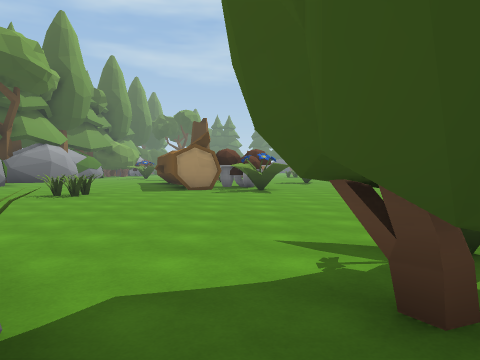
[1] (above)

24 first-person views from a walk through a Unity game level. The camera is 1.5 m above the floor, tilts 2° down and sees 70° across. The floor is counted in squares, 2 m on a side. Each view is taken from the middle of a square. On the plan, view 1 faces up. The plan holds only what a view shows up to about 11 squares ahead; the rest is blank. The place goes on beyond the plan. Some animated figures are left out.

[2]
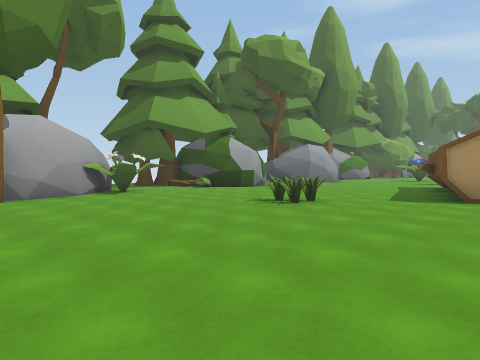

[3]
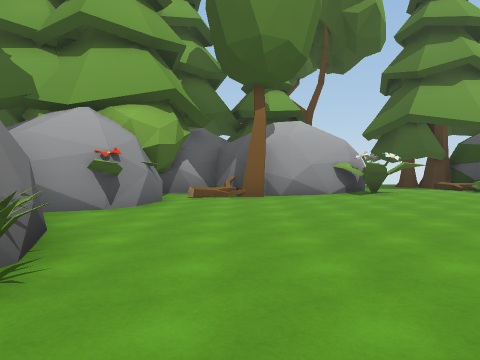

[4]
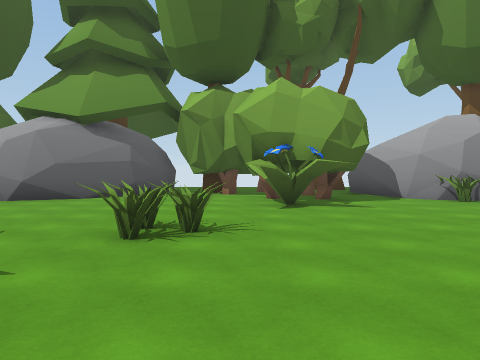

[5]
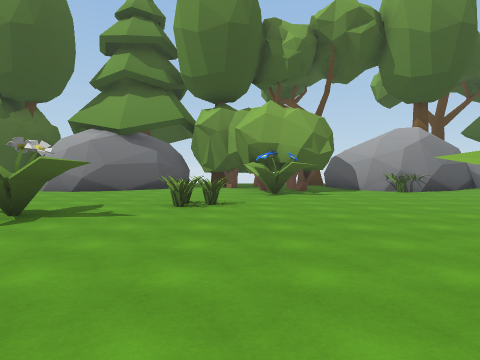

[6]
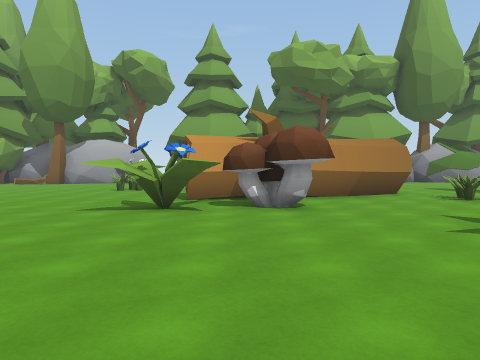

[7]
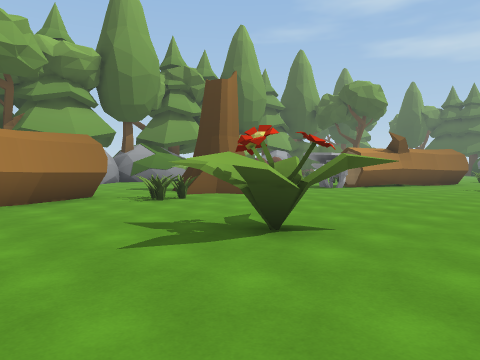

[8]
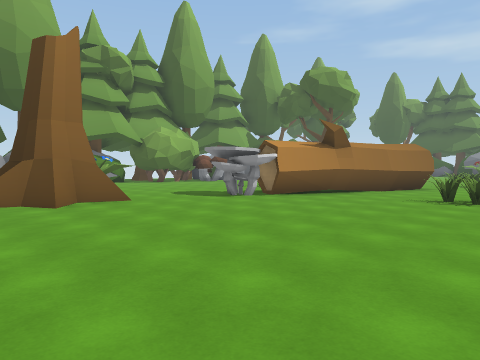

[9]
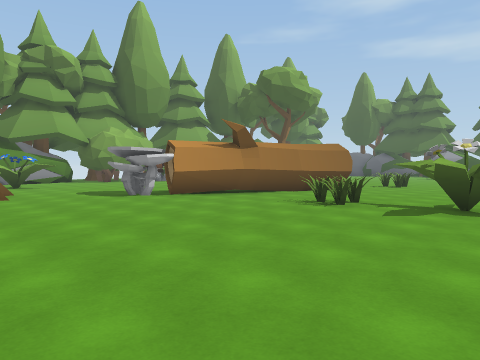

[10]
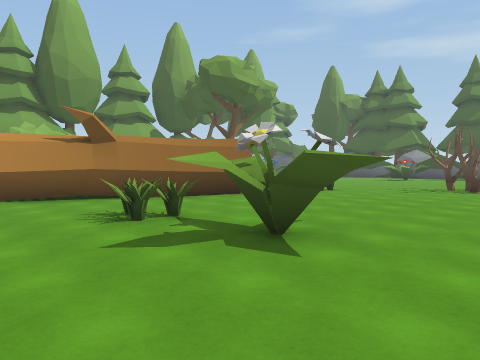

[11]
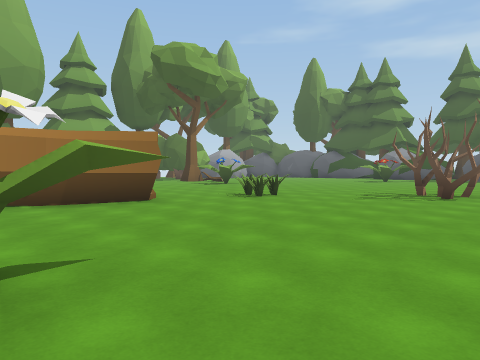

[12]
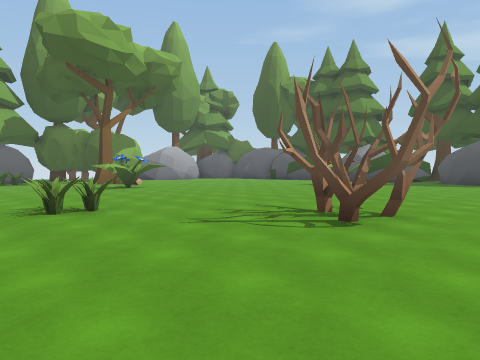

[13]
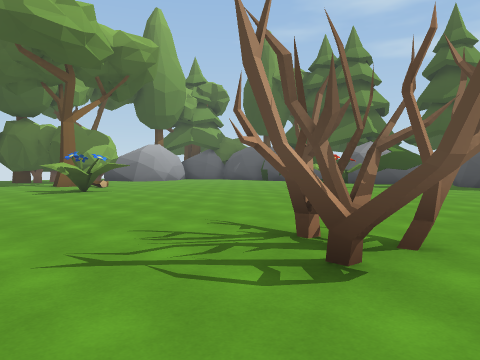

[14]
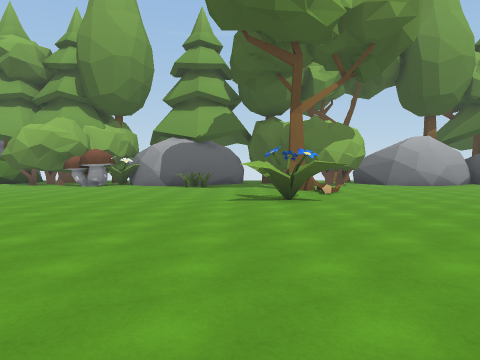

[15]
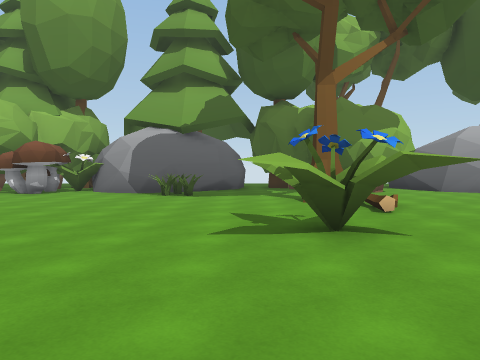

[16]
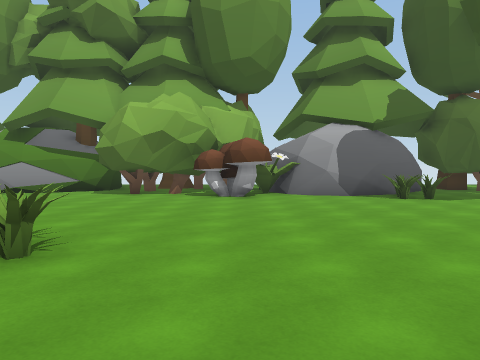

[17]
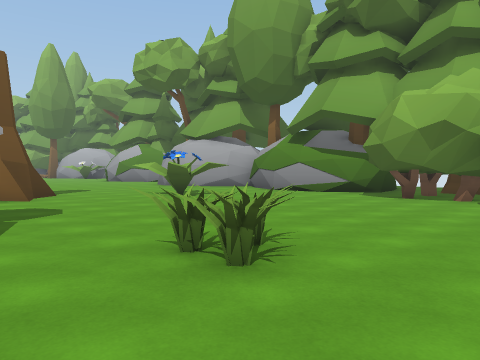

[18]
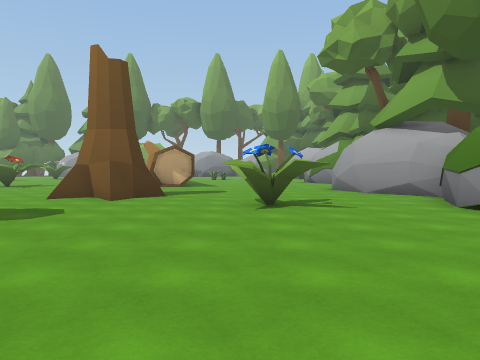

[19]
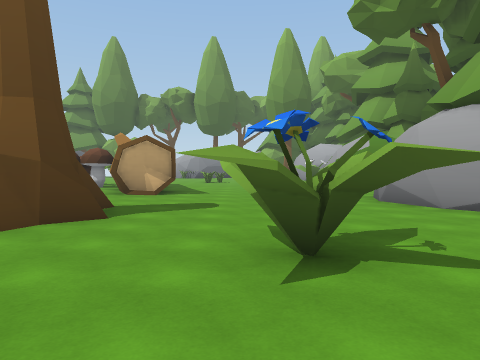

[20]
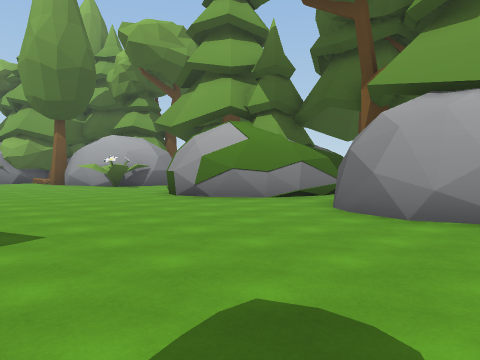

[21]
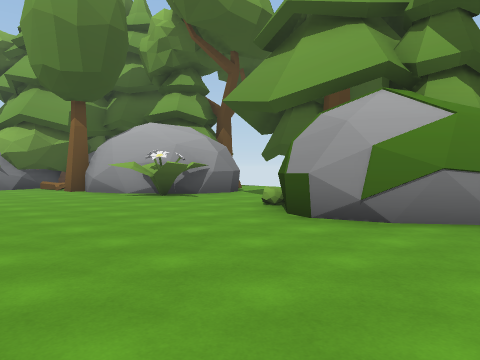

[22]
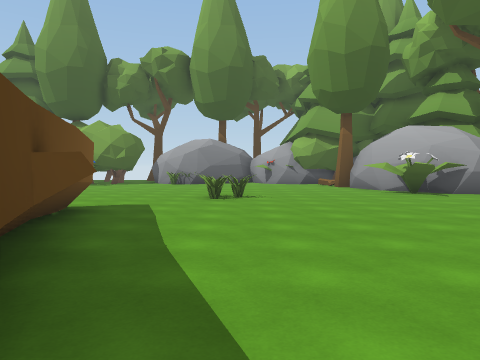

[23]
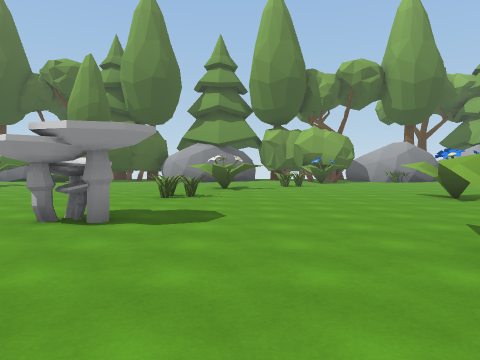

[24]
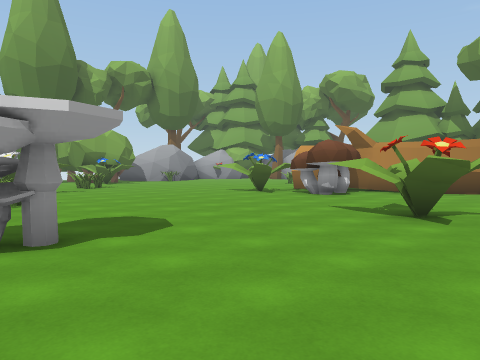

### Floor plan
Key: @ floor where view 1 was taken; # wall or solid block; x gap in a wall; . floor; = window, fence, low wall or low ledge; T tree; M mushroom; O other object.
Columns run from 14 left of view 1 to 9 right of it. Each row starts with its distance up from view 1.
 44    #........       ...
 43      ........  ..  ...
 42       ............ ...
 41      #  ...............
 40    # ..TO.OO...........
 39   T#.......O.........O.
 38    .......O.O.......O..
 37    #..O..............O.
 36    ##OO.................
 35     #...........OO......
 34    ##...................
 33    #O......... .........
 32     M#......... #......
 31     ##........ ##.......
 30  T  #.....OO.. #........
 29  T.##......O..##.....O..
 28   ............#...O.OOO.
 27   ##.........##....O.O..
 26    #.........#..........
 25    #...OO...............
 24    #...OO..............
 23    #...OO..O...........
 22    #......OOO..........
 21    ##......OOO.........
 20     #.......O........
 19     #.......OO..........
 18    ##........O...OO.....
 17 T ##......##.....O......
 16 T##........##.....O.....
 15   ##.......##.........##
 14    ##......##.#.........
 13     #.......###.........
 12    O#.......##OO........
 11    ...........OO.....OO.
 10   ........O.............
  9  ...O....OO.......... ..
  8  ###OO..............OO
  7 T  ##...............O.
  6 T   #.............O...
  5     #..................
  4     OT.........O.O.....
  3    ##=..........O.......
  2     ####O..##..##.....##
  1        #######.##...###
  0         #    #@####.#
 -1              #. # Tx
 -2               T

Positions as (right, up) in squares from view 1, and headings:
1: (0, 0), facing up
2: (0, 3), facing up-left
3: (0, 4), facing left
4: (3, 10), facing down
5: (3, 13), facing down
6: (7, 13), facing left
7: (6, 14), facing up-left
8: (6, 19), facing up-left
9: (8, 21), facing up-left
10: (9, 25), facing up-left
11: (9, 28), facing up-left
12: (9, 33), facing up-left
13: (8, 35), facing up-left
14: (5, 38), facing left
15: (1, 38), facing left
16: (0, 32), facing left
17: (-1, 32), facing down-left
18: (-6, 31), facing down
19: (-6, 27), facing down
20: (-4, 21), facing down-left
21: (-5, 16), facing down-left
22: (-5, 18), facing down
23: (6, 20), facing down
24: (9, 19), facing down-left
